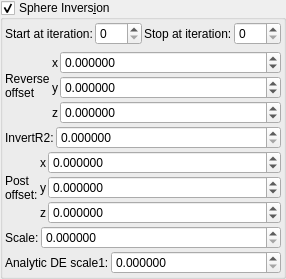
    <widget class="MyGroupBox" name="groupCheck_transf_sphere_inversion_enabled_false">
     <property name="title">
      <string>Sphere Invers&amp;ion</string>
     </property>
     <property name="checkable">
      <bool>true</bool>
     </property>
     <layout class="QVBoxLayout" name="verticalLayout_9" stretch="0,0,0,0,0,0">
      <property name="spacing">
       <number>2</number>
      </property>
      <property name="leftMargin">
       <number>2</number>
      </property>
      <property name="topMargin">
       <number>2</number>
      </property>
      <property name="rightMargin">
       <number>2</number>
      </property>
      <property name="bottomMargin">
       <number>2</number>
      </property>
      <item>
       <layout class="QGridLayout" name="gridLayout_69">
        <property name="spacing">
         <number>2</number>
        </property>
        <item row="1" column="3">
         <widget class="MySpinBox" name="spinboxInt_transf_stop_iterations_D1">
          <property name="sizePolicy">
           <sizepolicy hsizetype="Minimum" vsizetype="Maximum">
            <horstretch>0</horstretch>
            <verstretch>0</verstretch>
           </sizepolicy>
          </property>
          <property name="maximum">
           <number>999</number>
          </property>
         </widget>
        </item>
        <item row="1" column="1">
         <widget class="MySpinBox" name="spinboxInt_transf_start_iterations_D">
          <property name="sizePolicy">
           <sizepolicy hsizetype="Minimum" vsizetype="Maximum">
            <horstretch>0</horstretch>
            <verstretch>0</verstretch>
           </sizepolicy>
          </property>
          <property name="maximum">
           <number>999</number>
          </property>
         </widget>
        </item>
        <item row="1" column="0">
         <widget class="QLabel" name="label_260">
          <property name="text">
           <string>Start at iteration:</string>
          </property>
         </widget>
        </item>
        <item row="1" column="2">
         <widget class="QLabel" name="label_268">
          <property name="text">
           <string>Stop at iteration:</string>
          </property>
         </widget>
        </item>
       </layout>
      </item>
      <item>
       <layout class="QGridLayout" name="gridLayout_11" columnstretch="0,0,1">
        <property name="spacing">
         <number>2</number>
        </property>
        <item row="5" column="2">
         <widget class="MyDoubleSpinBox" name="spinbox3_transf_offset_000_z">
          <property name="sizePolicy">
           <sizepolicy hsizetype="Minimum" vsizetype="Maximum">
            <horstretch>0</horstretch>
            <verstretch>0</verstretch>
           </sizepolicy>
          </property>
          <property name="font">
           <font>
            <weight>50</weight>
            <bold>false</bold>
           </font>
          </property>
          <property name="prefix">
           <string/>
          </property>
          <property name="suffix">
           <string/>
          </property>
          <property name="decimals">
           <number>6</number>
          </property>
          <property name="minimum">
           <double>-99.989999999999995</double>
          </property>
          <property name="maximum">
           <double>99.989999999999995</double>
          </property>
          <property name="singleStep">
           <double>0.100000000000000</double>
          </property>
         </widget>
        </item>
        <item row="4" column="2">
         <widget class="MyDoubleSpinBox" name="spinbox3_transf_offset_000_y">
          <property name="sizePolicy">
           <sizepolicy hsizetype="Minimum" vsizetype="Maximum">
            <horstretch>0</horstretch>
            <verstretch>0</verstretch>
           </sizepolicy>
          </property>
          <property name="font">
           <font>
            <weight>50</weight>
            <bold>false</bold>
           </font>
          </property>
          <property name="prefix">
           <string/>
          </property>
          <property name="suffix">
           <string/>
          </property>
          <property name="decimals">
           <number>6</number>
          </property>
          <property name="minimum">
           <double>-99.989999999999995</double>
          </property>
          <property name="maximum">
           <double>99.989999999999995</double>
          </property>
          <property name="singleStep">
           <double>0.100000000000000</double>
          </property>
         </widget>
        </item>
        <item row="1" column="0" rowspan="5">
         <widget class="QLabel" name="label_44">
          <property name="text">
           <string notr="true">Reverse
offset</string>
          </property>
         </widget>
        </item>
        <item row="3" column="2">
         <widget class="MyDoubleSpinBox" name="spinbox3_transf_offset_000_x">
          <property name="sizePolicy">
           <sizepolicy hsizetype="Minimum" vsizetype="Maximum">
            <horstretch>0</horstretch>
            <verstretch>0</verstretch>
           </sizepolicy>
          </property>
          <property name="font">
           <font>
            <weight>50</weight>
            <bold>false</bold>
           </font>
          </property>
          <property name="prefix">
           <string/>
          </property>
          <property name="suffix">
           <string/>
          </property>
          <property name="decimals">
           <number>6</number>
          </property>
          <property name="minimum">
           <double>-99.989999999999995</double>
          </property>
          <property name="maximum">
           <double>99.989999999999995</double>
          </property>
          <property name="singleStep">
           <double>0.100000000000000</double>
          </property>
         </widget>
        </item>
        <item row="5" column="1">
         <widget class="QLabel" name="label_147">
          <property name="sizePolicy">
           <sizepolicy hsizetype="Preferred" vsizetype="Preferred">
            <horstretch>0</horstretch>
            <verstretch>0</verstretch>
           </sizepolicy>
          </property>
          <property name="font">
           <font>
            <weight>50</weight>
            <bold>false</bold>
           </font>
          </property>
          <property name="text">
           <string notr="true">z</string>
          </property>
          <property name="alignment">
           <set>Qt::AlignRight|Qt::AlignTrailing|Qt::AlignVCenter</set>
          </property>
         </widget>
        </item>
        <item row="3" column="1">
         <widget class="QLabel" name="label_125">
          <property name="font">
           <font>
            <weight>50</weight>
            <bold>false</bold>
           </font>
          </property>
          <property name="text">
           <string notr="true">x</string>
          </property>
          <property name="alignment">
           <set>Qt::AlignRight|Qt::AlignTrailing|Qt::AlignVCenter</set>
          </property>
         </widget>
        </item>
        <item row="4" column="1">
         <widget class="QLabel" name="label_126">
          <property name="font">
           <font>
            <weight>50</weight>
            <bold>false</bold>
           </font>
          </property>
          <property name="text">
           <string notr="true">y</string>
          </property>
          <property name="alignment">
           <set>Qt::AlignRight|Qt::AlignTrailing|Qt::AlignVCenter</set>
          </property>
         </widget>
        </item>
       </layout>
      </item>
      <item>
       <layout class="QGridLayout" name="gridLayout_7" columnstretch="0,1">
        <item row="1" column="1">
         <widget class="MyDoubleSpinBox" name="spinbox_transf_maxR2_1">
          <property name="sizePolicy">
           <sizepolicy hsizetype="Minimum" vsizetype="Maximum">
            <horstretch>0</horstretch>
            <verstretch>0</verstretch>
           </sizepolicy>
          </property>
          <property name="prefix">
           <string/>
          </property>
          <property name="suffix">
           <string/>
          </property>
          <property name="decimals">
           <number>6</number>
          </property>
          <property name="minimum">
           <double>0.000000000000000</double>
          </property>
          <property name="maximum">
           <double>99.989999999999995</double>
          </property>
          <property name="singleStep">
           <double>0.100000000000000</double>
          </property>
         </widget>
        </item>
        <item row="1" column="0">
         <widget class="QLabel" name="label_22">
          <property name="text">
           <string>InvertR2:</string>
          </property>
         </widget>
        </item>
       </layout>
      </item>
      <item>
       <layout class="QGridLayout" name="gridLayout_34" columnstretch="0,0,1">
        <property name="spacing">
         <number>2</number>
        </property>
        <item row="1" column="1">
         <widget class="QLabel" name="label_122">
          <property name="text">
           <string notr="true">y</string>
          </property>
         </widget>
        </item>
        <item row="0" column="1">
         <widget class="QLabel" name="label_121">
          <property name="text">
           <string notr="true">x</string>
          </property>
         </widget>
        </item>
        <item row="0" column="2">
         <widget class="MyDoubleSpinBox" name="spinbox3_transf_addition_constant_x">
          <property name="sizePolicy">
           <sizepolicy hsizetype="Minimum" vsizetype="Maximum">
            <horstretch>0</horstretch>
            <verstretch>0</verstretch>
           </sizepolicy>
          </property>
          <property name="prefix">
           <string/>
          </property>
          <property name="suffix">
           <string/>
          </property>
          <property name="decimals">
           <number>6</number>
          </property>
          <property name="minimum">
           <double>-99.989999999999995</double>
          </property>
          <property name="maximum">
           <double>99.989999999999995</double>
          </property>
          <property name="singleStep">
           <double>0.100000000000000</double>
          </property>
         </widget>
        </item>
        <item row="1" column="2">
         <widget class="MyDoubleSpinBox" name="spinbox3_transf_addition_constant_y">
          <property name="sizePolicy">
           <sizepolicy hsizetype="Minimum" vsizetype="Maximum">
            <horstretch>0</horstretch>
            <verstretch>0</verstretch>
           </sizepolicy>
          </property>
          <property name="prefix">
           <string/>
          </property>
          <property name="suffix">
           <string/>
          </property>
          <property name="decimals">
           <number>6</number>
          </property>
          <property name="minimum">
           <double>-99.989999999999995</double>
          </property>
          <property name="maximum">
           <double>99.989999999999995</double>
          </property>
          <property name="singleStep">
           <double>0.100000000000000</double>
          </property>
         </widget>
        </item>
        <item row="2" column="2">
         <widget class="MyDoubleSpinBox" name="spinbox3_transf_addition_constant_z">
          <property name="sizePolicy">
           <sizepolicy hsizetype="Minimum" vsizetype="Maximum">
            <horstretch>0</horstretch>
            <verstretch>0</verstretch>
           </sizepolicy>
          </property>
          <property name="prefix">
           <string/>
          </property>
          <property name="suffix">
           <string/>
          </property>
          <property name="decimals">
           <number>6</number>
          </property>
          <property name="minimum">
           <double>-99.989999999999995</double>
          </property>
          <property name="maximum">
           <double>99.989999999999995</double>
          </property>
          <property name="singleStep">
           <double>0.100000000000000</double>
          </property>
         </widget>
        </item>
        <item row="2" column="1">
         <widget class="QLabel" name="label_127">
          <property name="text">
           <string notr="true">z</string>
          </property>
         </widget>
        </item>
        <item row="0" column="0" rowspan="3">
         <widget class="QLabel" name="label_259">
          <property name="text">
           <string>Post
offset:</string>
          </property>
         </widget>
        </item>
       </layout>
      </item>
      <item>
       <layout class="QGridLayout" name="gridLayout_8" columnstretch="0,1">
        <item row="1" column="1">
         <widget class="MyDoubleSpinBox" name="spinbox_transf_scaleA_1">
          <property name="sizePolicy">
           <sizepolicy hsizetype="Minimum" vsizetype="Maximum">
            <horstretch>0</horstretch>
            <verstretch>0</verstretch>
           </sizepolicy>
          </property>
          <property name="prefix">
           <string/>
          </property>
          <property name="suffix">
           <string/>
          </property>
          <property name="decimals">
           <number>6</number>
          </property>
          <property name="minimum">
           <double>0.000000000000000</double>
          </property>
          <property name="maximum">
           <double>99.989999999999995</double>
          </property>
          <property name="singleStep">
           <double>0.100000000000000</double>
          </property>
         </widget>
        </item>
        <item row="1" column="0">
         <widget class="QLabel" name="label_23">
          <property name="text">
           <string>Scale:</string>
          </property>
         </widget>
        </item>
       </layout>
      </item>
      <item>
       <layout class="QGridLayout" name="gridLayout_10" columnstretch="0,1">
        <item row="1" column="1">
         <widget class="MyDoubleSpinBox" name="spinbox_analyticDE_scale_1">
          <property name="sizePolicy">
           <sizepolicy hsizetype="Minimum" vsizetype="Maximum">
            <horstretch>0</horstretch>
            <verstretch>0</verstretch>
           </sizepolicy>
          </property>
          <property name="prefix">
           <string/>
          </property>
          <property name="suffix">
           <string/>
          </property>
          <property name="decimals">
           <number>6</number>
          </property>
          <property name="minimum">
           <double>0.000000000000000</double>
          </property>
          <property name="maximum">
           <double>99.989999999999995</double>
          </property>
          <property name="singleStep">
           <double>0.100000000000000</double>
          </property>
         </widget>
        </item>
        <item row="1" column="0">
         <widget class="QLabel" name="label_25">
          <property name="text">
           <string>Analytic DE scale1:</string>
          </property>
         </widget>
        </item>
       </layout>
      </item>
     </layout>
    </widget>
